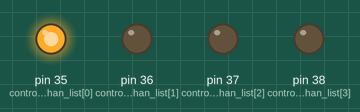
A program run on a simulated Raspberry Pi (header pin numbers). Parts: output pins drawn as LEDs (lit = HIGH).

Above: at 0.5 s.
At 1.5 s:
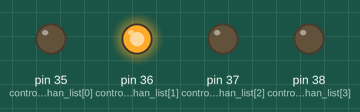
At 2.5 s:
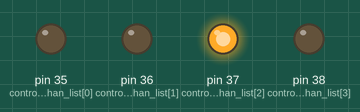
At 3.5 s:
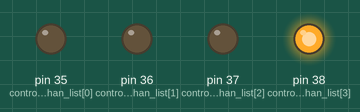
Timing chart, 0 to 5.2 s (numbered marks = the images above):
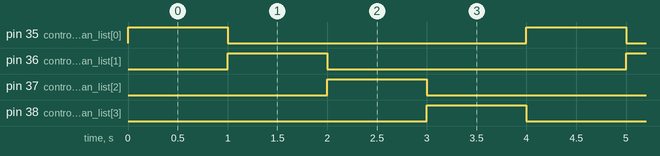

Measured:
- by itself, pin 35 (controller_chan_list[0]), pin 36 (controller_chan_list[1]), pin 37 (controller_chan_list[2]), pin 38 (controller_chan_list[3]): alternates HIGH for 1.0 s and LOW for 3.0 s
- by itself, everything shown: repeats every 4.0 s, in 4 steps

The program:

gpio_demo.py
```python
try:
    import RPi.GPIO as GPIO
except RuntimeError:
    print("Error importing RPi.GPIO, try running with 'sudo'")

import signal
import sys
import time

# Cleanup GPIO on Ctrl-C (SIGINT)
def signal_handler(signal, frame):
    print("\nReceived SIGINT, cleaning up GPIO and exiting...")
    GPIO.cleanup()
    sys.exit(0)

def pin_toggle(channel):
    GPIO.output(channel, not GPIO.input(channel))

def pin_high(channel):
    if not GPIO.input(channel):
        GPIO.output(channel, GPIO.HIGH)

def pin_low(channel):
    if GPIO.input(channel):
        GPIO.output(channel, GPIO.LOW)

# Register SIGINT handler for GPIO cleanup
signal.signal(signal.SIGINT, signal_handler)
# print("SIGINT registered")

# Initialize GPIO
GPIO.setmode(GPIO.BOARD)
# print("GPIO mode set")

# Set output pins for each controller direction
controller_chan_list = [35, 36, 37, 38]
GPIO.setup(controller_chan_list, GPIO.OUT, initial=GPIO.LOW)
# print("Output pins set")

# Pin demo
while True:
    for chan in controller_chan_list:
        pin_toggle(chan)
        time.sleep(1)
        pin_toggle(chan)
```
